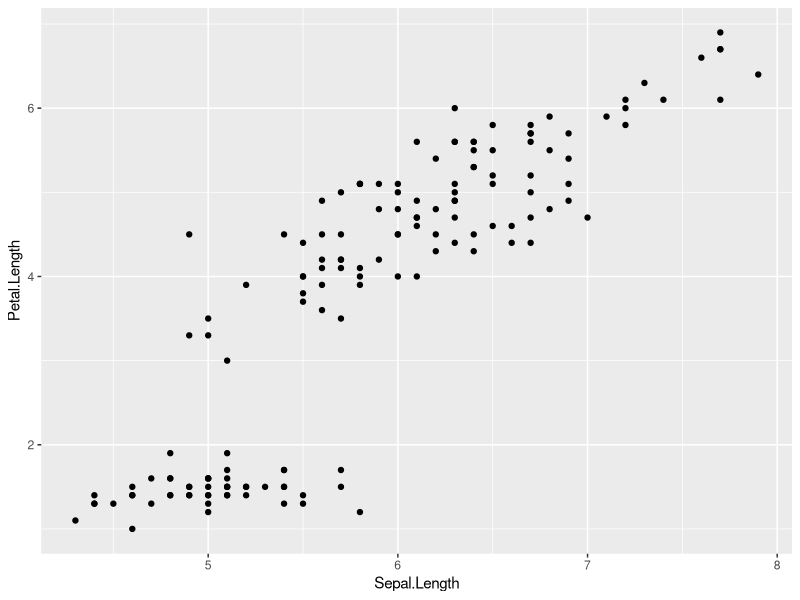
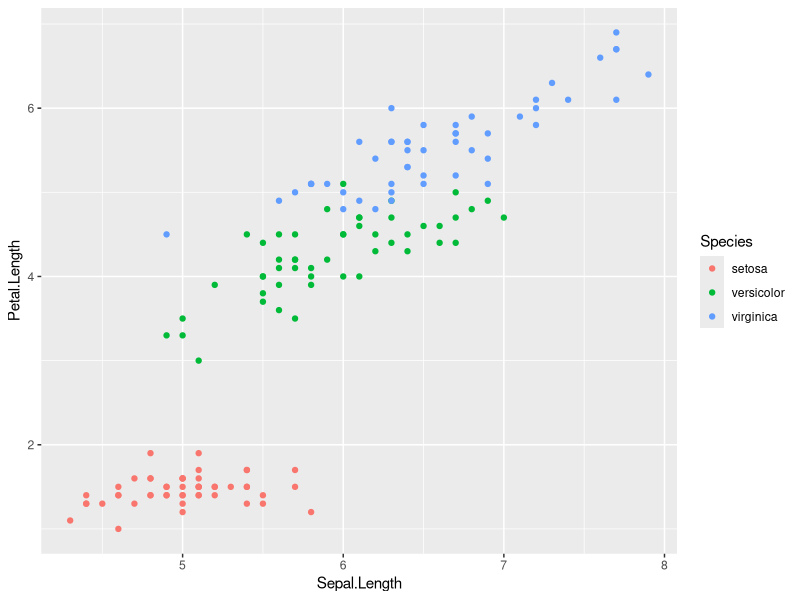
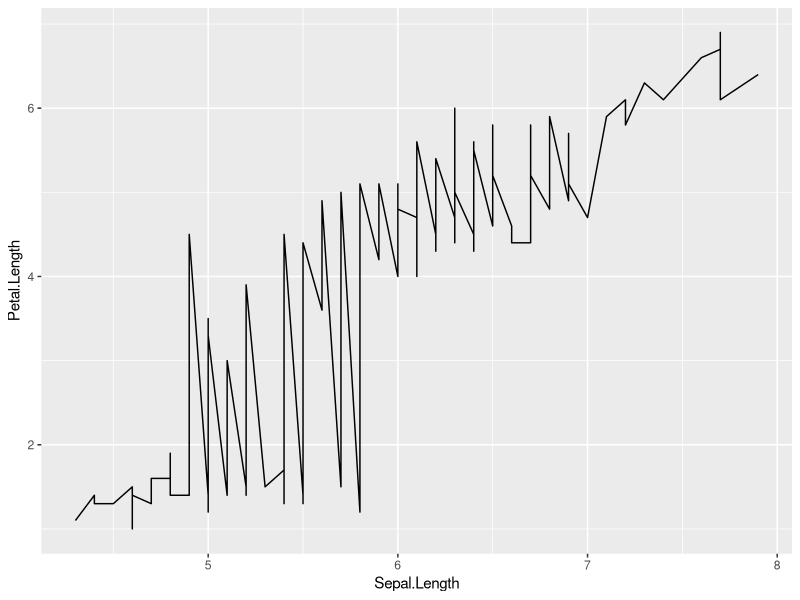
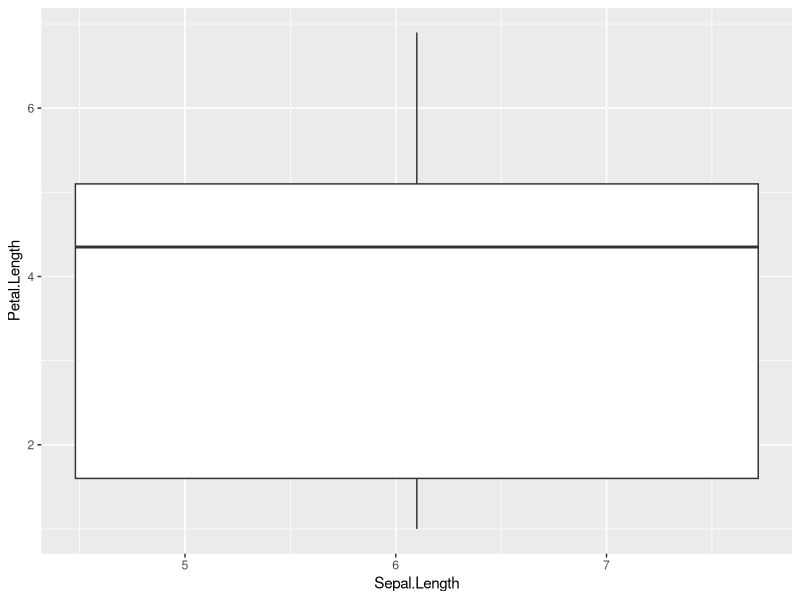
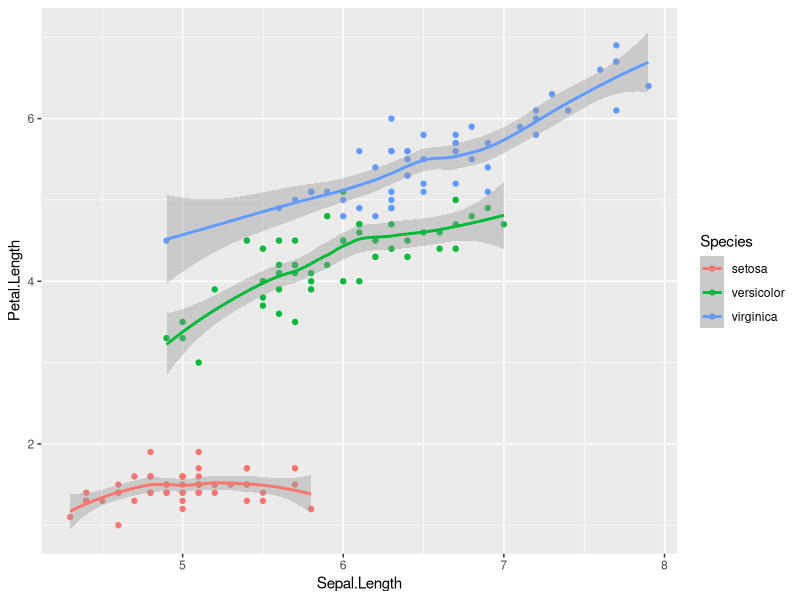

The R source for these figures, in order:
library("ggplot2")

head(iris)

print(ggplot(iris, aes(x = Sepal.Length, y = Petal.Length)) +
    geom_point())
print(ggplot(iris, aes(x = Sepal.Length, y = Petal.Length, col = Species)) +
    geom_point())
print(ggplot(iris, aes(x = Sepal.Length, y = Petal.Length)) +
    geom_line())
print(ggplot(iris, aes(x = Sepal.Length, y = Petal.Length)) +
    geom_boxplot())
print(ggplot(iris, aes(x = Sepal.Length, y = Petal.Length, col = Species)) +
    geom_point()
    +
    geom_smooth())
